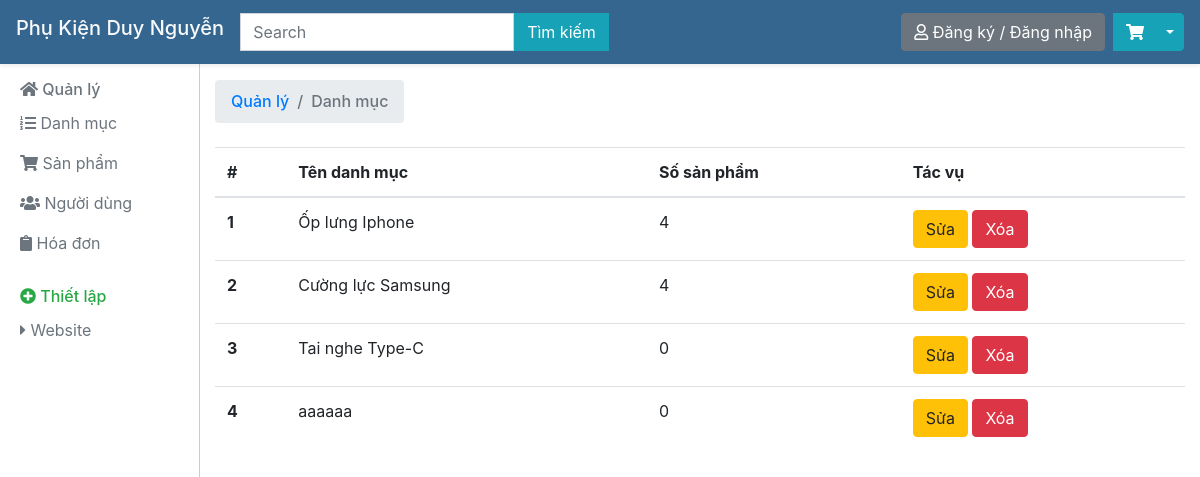
Page /quanly.php?task=qldm on the committed database.
### tables this page shows
CREATE TABLE `danhmuc` (
  `id_danhmuc` int(10) NOT NULL,
  `ten` varchar(255) NOT NULL,
  `mota` text NOT NULL,
  `anhdaidien` varchar(255) NOT NULL
);

### controller/quanly.php (called while the page is built, shortened)
<?php
class Controller
{
	protected $model;
	public function __construct(){
		require_once('./model/model.php');
		$this->model = new Model();
	}
	public function quanlydanhmuc(){
		$listdanhmuc = $this->model->getsDanhMuc();
		require_once('./view/quanlydanhmuc.php');
	}
}
 ?>

### model/model.php (called while the page is built, shortened)
<?php
class Model
{
	protected $host,$db,$user,$pass,$conn;
	public function __construct(){
		$this->host = 'localhost';
		$this->db = 'webphukien';
		$this->user = 'root';
		$this->pass = '';
		$this->conn = new mysqli($this->host,$this->user,$this->pass,$this->db);
		$this->conn->set_charset("utf8");
	}
	public function getsDanhMuc(){
		$sql = "SELECT * FROM danhmuc";
		$result = $this->conn->query($sql);
		if($result->num_rows > 0){
			return $result;
		} else {
			return null;
		}
	}
	public function countSanPham($id_danhmuc){
		$sql = "SELECT * FROM sanpham WHERE iddanhmuc=$id_danhmuc";
		$result = $this->conn->query($sql);
		if($result->num_rows > 0){
			return $result->num_rows;
		} else {
			return 0;
		}
	}
}
 ?>

### view/quanlydanhmuc.php (the view)
<?php require_once('./view/header_quanly.php') ?>
<h6 class="sidebar-heading d-flex justify-content-between align-items-center mt-4 mb-2 text-success">
  <nav aria-label="breadcrumb">
      <ol class="breadcrumb">
        <li class="breadcrumb-item"><a href="#">Quản lý</a></li>
        <li class="breadcrumb-item active" aria-current="page">Danh mục</li>
      </ol>
    </nav>
</h6>
<div class="row">
    <div class="col-12">
        <table class="table table-hover">
            <thead>
                <tr>
                    <th scope="col">#</th>
                    <th scope="col">Tên danh mục</th>
                    <th scope="col">Số sản phẩm</th>
                    <th scope="col">Tác vụ</th>
                </tr>
            </thead>
            <tbody>
                <?php $i = 1; while($danhmuc = $listdanhmuc->fetch_assoc()){ ?>
                <tr>
                    <th scope="row"><?php echo $i; $i++ ?></th>
                    <td><?php echo $danhmuc['ten'] ?></td>
                    <td><?php echo $this->model->countSanPham($danhmuc['id_danhmuc']) ?></td>
                    <td>
                        <a href="quanly.php?task=sdm&id=<?php echo $danhmuc['id_danhmuc'] ?>"class="btn btn-warning">Sửa</a>
                        <a href="quanly.php?task=xdm&id=<?php echo $danhmuc['id_danhmuc'] ?>" class="btn btn-danger">Xóa</a>
                    </td>
                </tr>
                <?php } ?>
            </tbody>
        </table>
    </div>
</div>
<?php require_once('./view/footer_quanly.php') ?>

### view/header_quanly.php (style rules this page uses)
body { margin-top: 56px; }

### rows in the picture
danhmuc: ten "Ốp lưng Iphone", countSanPham "4"
danhmuc: ten "Cường lực Samsung", countSanPham "4"
danhmuc: ten "Tai nghe Type-C", countSanPham "0"
danhmuc: ten "aaaaaa", countSanPham "0"
